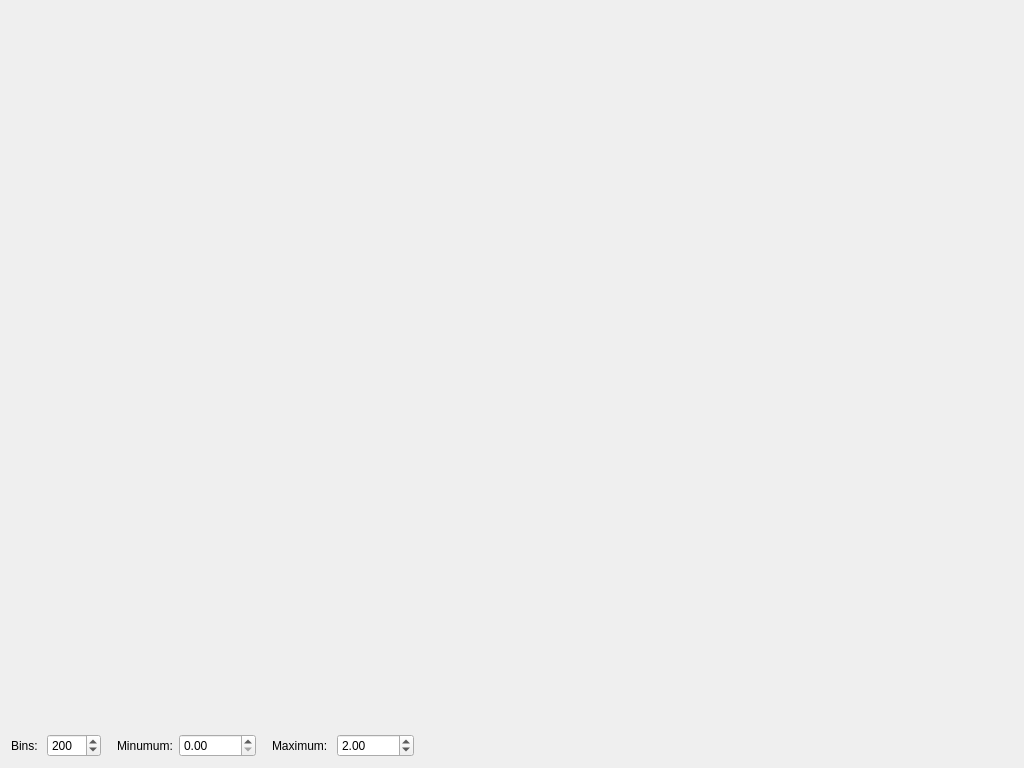
<?xml version="1.0" encoding="UTF-8"?>
<ui version="4.0">
 <class>AComboHistogram</class>
 <widget class="QWidget" name="AComboHistogram">
  <property name="geometry">
   <rect>
    <x>0</x>
    <y>0</y>
    <width>1024</width>
    <height>768</height>
   </rect>
  </property>
  <property name="windowTitle">
   <string>Form</string>
  </property>
  <layout class="QVBoxLayout" name="verticalLayout">
   <item>
    <widget class="TQtWidget" name="GraphWidget" native="true"/>
   </item>
   <item>
    <layout class="QHBoxLayout" name="horizontalLayout">
     <item>
      <widget class="QLabel" name="label">
       <property name="text">
        <string>Bins: </string>
       </property>
       <property name="buddy">
        <cstring>bins</cstring>
       </property>
      </widget>
     </item>
     <item>
      <widget class="QSpinBox" name="bins">
       <property name="maximum">
        <number>1000</number>
       </property>
       <property name="value">
        <number>200</number>
       </property>
      </widget>
     </item>
     <item>
      <spacer name="horizontalSpacer_2">
       <property name="orientation">
        <enum>Qt::Horizontal</enum>
       </property>
       <property name="sizeType">
        <enum>QSizePolicy::Fixed</enum>
       </property>
       <property name="sizeHint" stdset="0">
        <size>
         <width>10</width>
         <height>20</height>
        </size>
       </property>
      </spacer>
     </item>
     <item>
      <widget class="QLabel" name="label_2">
       <property name="text">
        <string>Minumum:</string>
       </property>
       <property name="buddy">
        <cstring>minx</cstring>
       </property>
      </widget>
     </item>
     <item>
      <widget class="QDoubleSpinBox" name="minx">
       <property name="maximum">
        <double>10000.000000000000000</double>
       </property>
      </widget>
     </item>
     <item>
      <spacer name="horizontalSpacer">
       <property name="orientation">
        <enum>Qt::Horizontal</enum>
       </property>
       <property name="sizeType">
        <enum>QSizePolicy::Fixed</enum>
       </property>
       <property name="sizeHint" stdset="0">
        <size>
         <width>10</width>
         <height>20</height>
        </size>
       </property>
      </spacer>
     </item>
     <item>
      <widget class="QLabel" name="label_3">
       <property name="text">
        <string>Maximum: </string>
       </property>
       <property name="buddy">
        <cstring>maxx</cstring>
       </property>
      </widget>
     </item>
     <item>
      <widget class="QDoubleSpinBox" name="maxx">
       <property name="maximum">
        <double>10000.000000000000000</double>
       </property>
       <property name="value">
        <double>2.000000000000000</double>
       </property>
      </widget>
     </item>
     <item>
      <spacer name="horizontalSpacer_3">
       <property name="orientation">
        <enum>Qt::Horizontal</enum>
       </property>
       <property name="sizeHint" stdset="0">
        <size>
         <width>100</width>
         <height>20</height>
        </size>
       </property>
      </spacer>
     </item>
    </layout>
   </item>
  </layout>
 </widget>
 <customwidgets>
  <customwidget>
   <class>TQtWidget</class>
   <extends>QWidget</extends>
   <header location="global">TQtWidget.h</header>
   <container>1</container>
  </customwidget>
 </customwidgets>
 <resources/>
 <connections/>
</ui>
